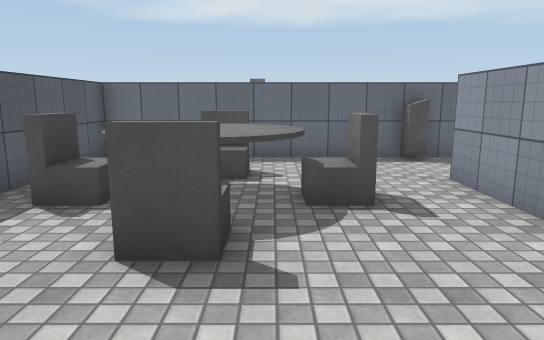
[1] (above)

24 first-person views from a walk through a Unity game level. The camera is 1.5 m above the floor, tilts 10° down and sees 70° across. The floor is counted in squares, 1 m on a side. Each view is taken from the middle of a square. On the plan, view 1 faces up. The plan holds only what a view shows up to about 17 squares ahead; the rest is blank. The place goes on beyond the plan. The player is left out. Door leaves are left out, so doorways stand open. Some surface patterns are stand-ins.

[2]
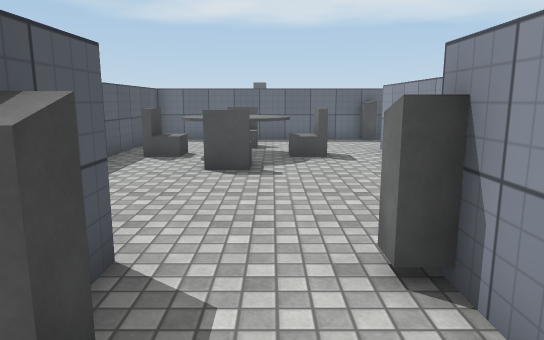

[3]
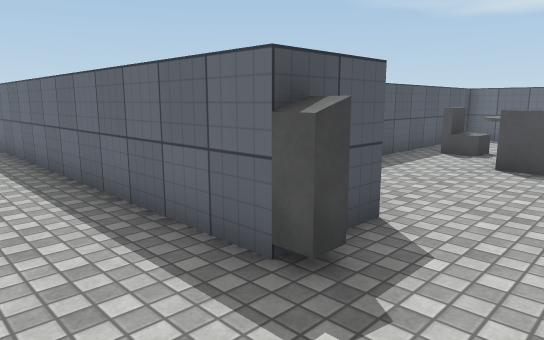

[4]
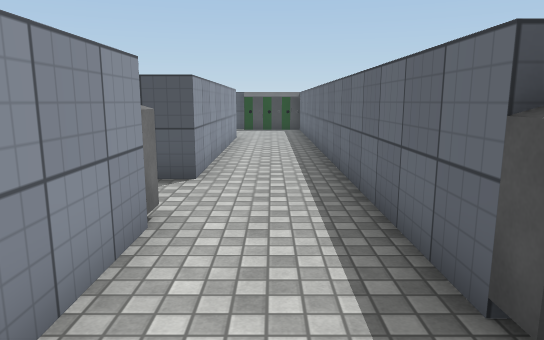

[5]
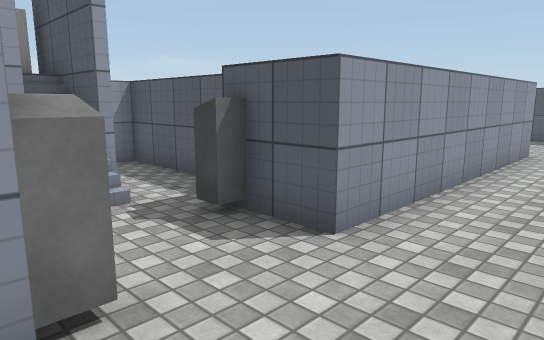

[6]
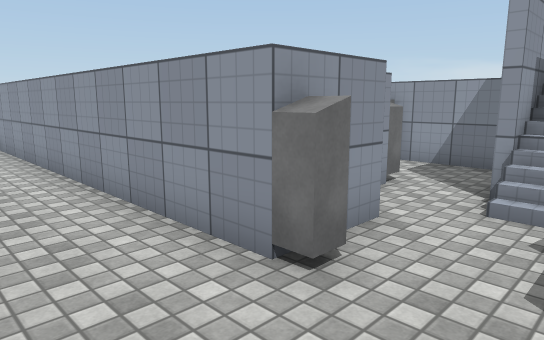

[7]
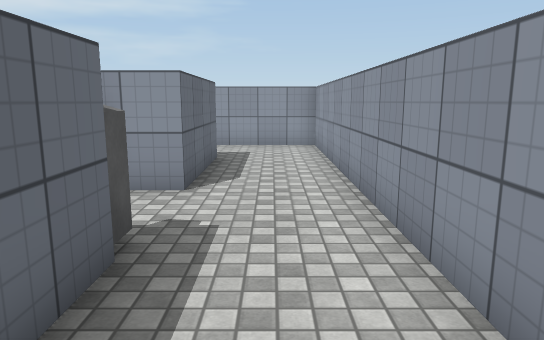

[8]
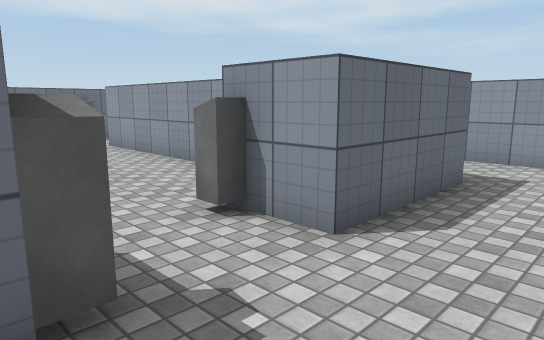

[9]
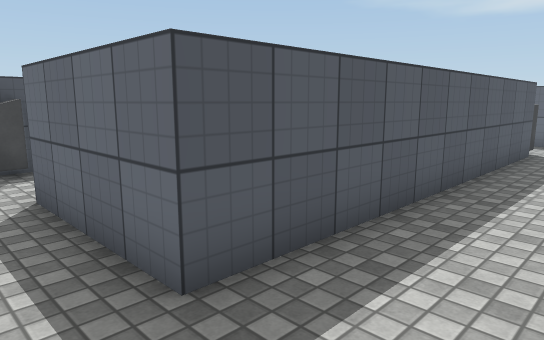

[10]
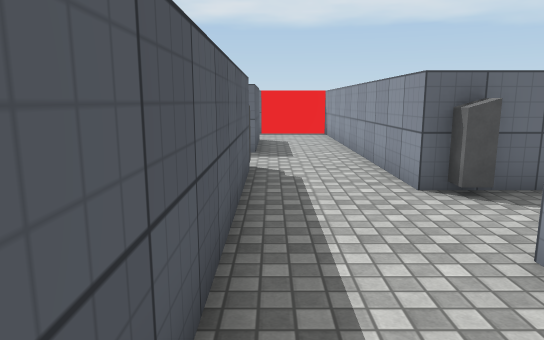

[11]
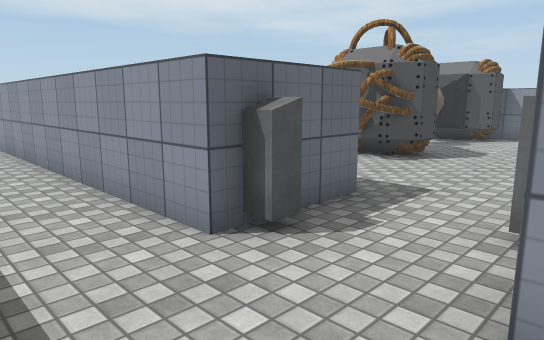

[12]
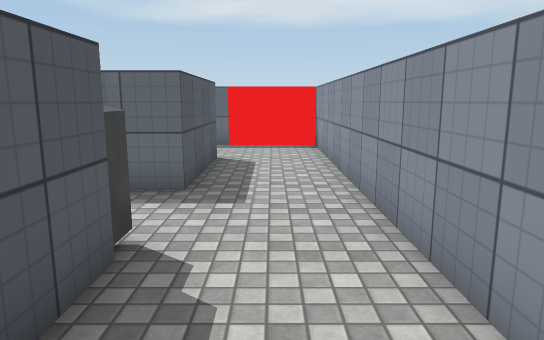

[13]
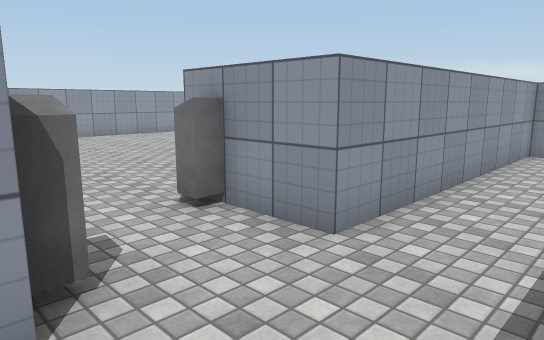

[14]
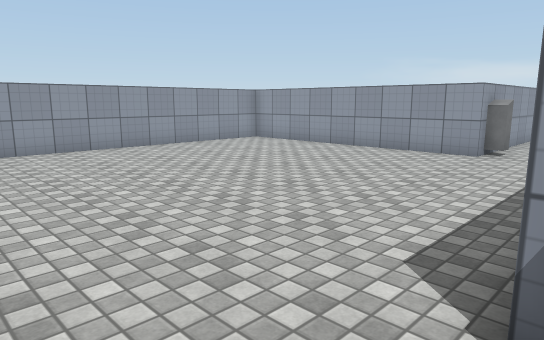

[15]
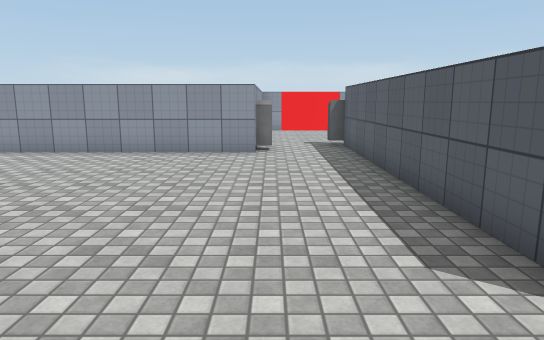

[16]
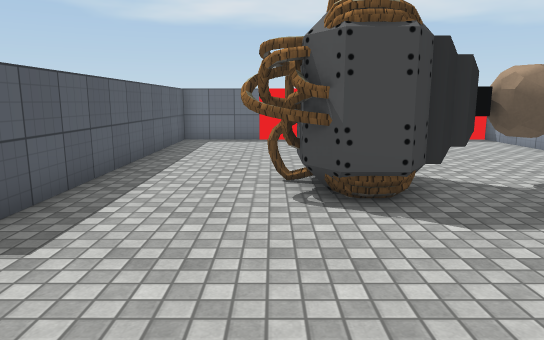

[17]
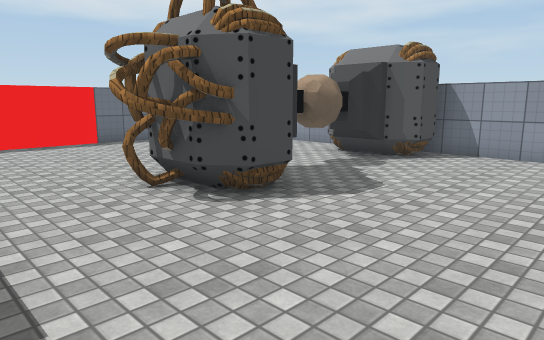

[18]
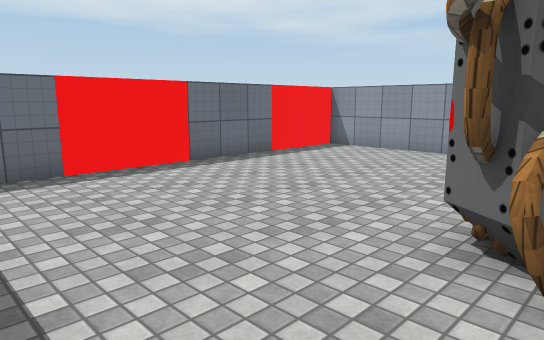

[19]
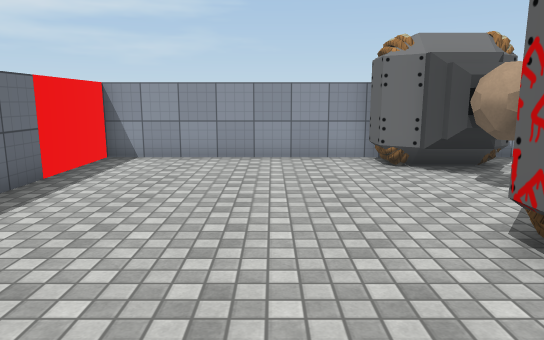

[20]
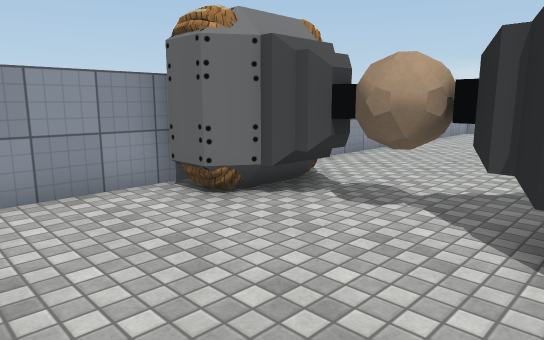

[21]
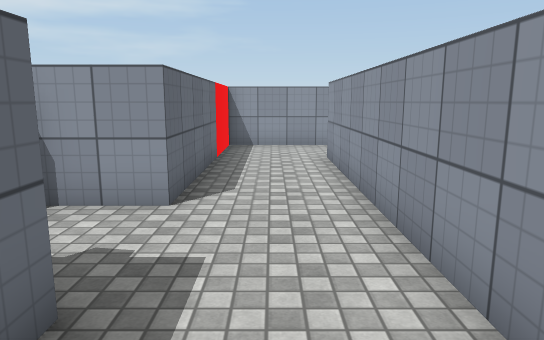

[22]
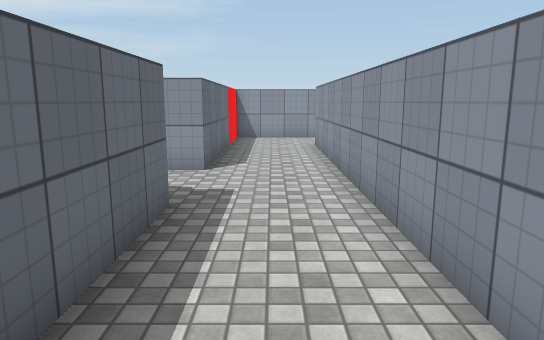

[23]
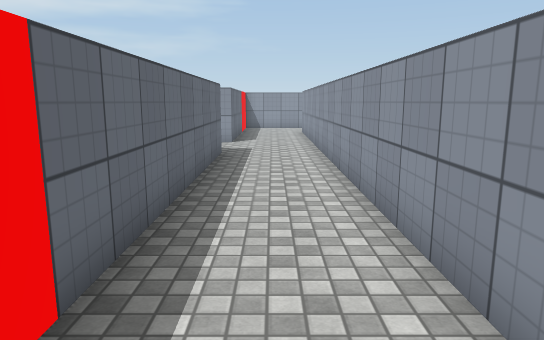

[24]
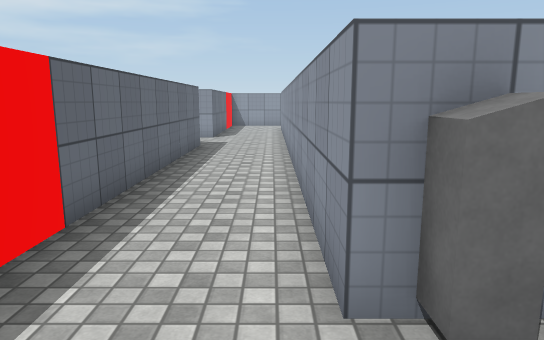

### Floor plan
Points are (right, up) in squares from view 1. A wall is a line through its corners. A room is listed if a view was taken in it or the views show most of it. See-through windows are left out.
Room 1 (view 1)
walls: (3.5, 1) (3.5, 7.5); (1.5, -3.5) (1.5, -1.5); (5.5, 10.5) (-4.5, 10.5) (-4.5, 3.9)
ways out: open door at (0, -2.5) to room 2; open door at (4.5, 9) to room 2
objects: other object (-3, 6); other object (-2, 5) to (0, 7); other object (-1, 4); other object (-1, 8); other object (1, -2); other object (1, 6); other object (4, 10)
Room 2 (views 2, 3, 4, 5, 6, 7, 8, 9, 10, 11, 12, 13, 21, 22, 23, 24)
walls: (5.5, 7.5) (5.5, -3.5) (1.5, -3.5); (9.9, 5.5) (8.5, 5.5) (8.5, 17.5) (0.5, 17.5) (0.5, 19.4); (-1.5, -1.4) (-1.5, -3.5) (-15.9, -3.5); (-2.5, 17.5) (-12.6, 17.5); (-3.5, -8.6) (-3.5, -6.5) (8.5, -6.5) (8.5, 2.5) (10, 2.5); (-13.5, 13.2) (-13.5, 14.5) (5.5, 14.5) (5.5, 10.5); (-15.6, -6.5) (-6.5, -6.5)
ways out: open door at (0, -2.5) to room 1; open door at (4.5, 9) to room 1; open door at (10, 4) to room 3; open door at (-15, 13); open door at (-14.5, -5); open door at (-5, -7.5); open door at (-1, 19)
objects: other object (-14, 14); other object (-4, -7); other object (-1, -3); other object (5, 8); other object (9, 5)
Room 3 (views 14, 15, 16, 17, 18, 19, 20)
walls: (16.2, 6.5) (14.8, 7.2); (16.2, 6.6) (15.2, 6.9) (14.5, 7.3); (15.6, 6.6) (14.5, 7.4); (17.5, 7.3) (17, 6.5) (16, 6.5) (15.5, 7.3) (15.5, 9.2); (15.6, 7) (15.2, 7.3); (18, 7.5) (17.7, 7.2); (15.5, 7.8) (14.9, 7.8); (17.7, 8.8) (18.1, 8.4); (15.2, 8.5) (15, 8.7); (15.4, 8.7) (16.1, 9.6); (20.8, 7.4) (20.5, 7.7) (20.5, 8.2); (16.4, 9.5) (17, 9.5); (21.3, 7.2) (20.9, 7.6); (21, 8.5) (21.3, 8.8); (11.6, 5.5) (9.9, 5.5); (21.5, 8.7) (22, 9.5) (23, 9.5); (23.1, 6.5) (22, 6.5) (21.4, 7.3); (11.5, 1.6) (11.5, -8.5); (10, 2.5) (11.5, 2.5); (23.5, 9.1) (23.5, 16.5) (11.5, 16.5) (11.5, 5.9); (14.5, -8) (14.5, -6.5) (23.5, -6.5) (23.5, 7)
low walls: (16.7, 6.7) (16.1, 6.7) (15.7, 7.3); (17.2, 6.8) (16.8, 6.5); (15.2, 8.3) (14.8, 8.6); (15.7, 8.6) (16, 9.1); (16.5, 9.4) (17.1, 9.3); (22.3, 6.6) (21.7, 6.9); (22.4, 6.7) (22, 6.8); (22.2, 9.3) (22.9, 9.3); (22.5, 9.4) (23, 9.3)
ways out: open door at (10, 4) to room 2; open door at (13, -8)
objects: other object (11, 3); other object (14, -7); other object (19, 7) to (20, 9)

Where each view was taken, in squares from view 1:
view 1: 0 up, 0 right, facing up
view 2: 5 down, 0 right, facing up
view 3: 6 down, 1 right, facing up-left
view 4: 5 down, 1 right, facing left
view 5: 4 down, 3 left, facing down-left
view 6: 4 down, 6 left, facing down-right
view 7: 5 down, 5 left, facing right
view 8: 6 down, 2 left, facing up-right
view 9: 5 down, 8 right, facing up-left
view 10: 1 down, 6 right, facing up
view 11: 2 up, 6 right, facing up-right
view 12: 4 up, 7 right, facing up
view 13: 6 up, 6 right, facing down-right
view 14: 5 up, 11 right, facing down-right
view 15: 5 up, 14 right, facing down
view 16: 1 up, 15 right, facing up
view 17: 2 up, 12 right, facing up-right
view 18: 8 up, 12 right, facing up-right
view 19: 12 up, 13 right, facing right
view 20: 13 up, 17 right, facing down-right
view 21: 16 up, 5 left, facing right
view 22: 16 up, 8 left, facing right
view 23: 16 up, 14 left, facing right
view 24: 15 up, 16 left, facing right
